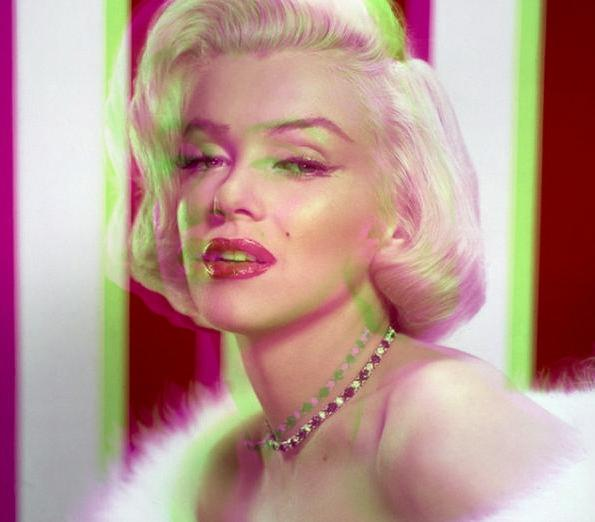

Source code (Python):
from PIL import Image

red = Image.open("shifted_red.jpg")
green = Image.open("cropped_green.jpg")
blue = Image.open("shifted_blue.jpg")
merged = Image.merge("RGB", (red, green, blue))
merged.save("merged_channels.jpg")
print("merged_channels.jpg")